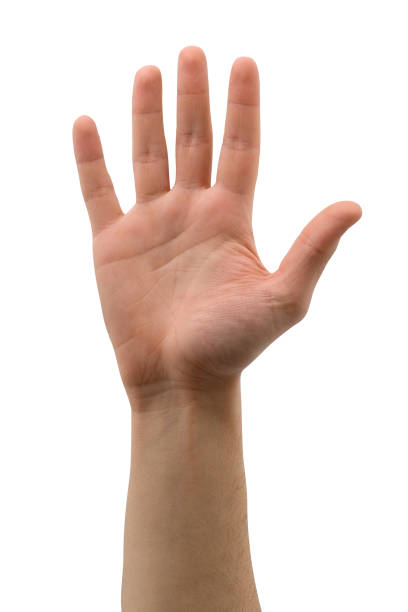
#> input picture data/inputs/mano-abierta.jpg, 408 x 612 px
$ python tecnicas_procesamiento.py   (older library calls are emulated)
#> lines starting #> are read from the running program, lines starting #| are printed output that depends on the picture; after the words box and inside, x2 and y2 are one past the last pixel; in counts of white or black regions, pixels touching at a corner belong together
"""
Técnicas Avanzadas de Procesamiento de Imágenes
Complementa el preprocesamiento básico con:
- Transformaciones geométricas
- Ajuste de contraste y brillo
- Filtros espaciales
- Segmentación avanzada
"""

import cv2
import numpy as np
import matplotlib.pyplot as plt
import os

# Configuración
IMAGENES = ['data/inputs/mano-abierta.jpg', 'data/inputs/mano-cerrada.jpg', 'data/inputs/mano-pulgar.png']
TARGET_SIZE = (800, 800)

def adjust_brightness_contrast(img, alpha=1.0, beta=0):
    """alpha: contraste (1.0-3.0), beta: brillo (0-100)"""
    return cv2.convertScaleAbs(img, alpha=alpha, beta=beta)

def adjust_gamma(img, gamma=1.0):
    """Corrección gamma"""
    inv_gamma = 1.0 / gamma
    table = np.array([((i / 255.0) ** inv_gamma) * 255 for i in np.arange(0, 256)]).astype("uint8")
    return cv2.LUT(img, table)

def transformaciones_geometricas(imagen_path):
    """Aplica transformaciones geométricas"""
#> called with imagen_path = 'data/inputs/mano-abierta.jpg'
    img_name = os.path.splitext(os.path.basename(imagen_path))[0]
    print(f"\n{'='*50}\nTransformaciones geométricas: {img_name}\n{'='*50}")

    img = cv2.imread(imagen_path)
#> img is the input picture: shape (612, 408, 3); mean B, G, R 206.8, 214.3, 230.4
    if img is None:
        print(f"Error: No se pudo leer {imagen_path}")
        return

    img_resized = cv2.resize(img, TARGET_SIZE, interpolation=cv2.INTER_AREA)
    height, width = img_resized.shape[:2]

    output_dir = f'data/procesadas/transformaciones/{img_name}'
    os.makedirs(output_dir, exist_ok=True)

    # 1. Rotación 45°
    center = (width // 2, height // 2)
    rotation_matrix = cv2.getRotationMatrix2D(center, 45, 1.0)
    img_rotated = cv2.warpAffine(img_resized, rotation_matrix, (width, height))
    cv2.imwrite(f"{output_dir}/rotacion_45.jpg", img_rotated)

    # 2. Escalado 1.5x
    img_scaled = cv2.resize(img_resized, None, fx=1.5, fy=1.5, interpolation=cv2.INTER_LINEAR)
    h, w = img_scaled.shape[:2]
    start_h, start_w = (h - height) // 2, (w - width) // 2
    img_scaled_crop = img_scaled[start_h:start_h+height, start_w:start_w+width]
    cv2.imwrite(f"{output_dir}/escalado_1.5x.jpg", img_scaled_crop)

    # 3. Traslación
    translation_matrix = np.float32([[1, 0, 100], [0, 1, 50]])
    img_translated = cv2.warpAffine(img_resized, translation_matrix, (width, height))
    cv2.imwrite(f"{output_dir}/traslacion.jpg", img_translated)

    # 4. Transformación afín
    pts1 = np.float32([[50, 50], [width-50, 50], [50, height-50]])
    pts2 = np.float32([[100, 100], [width-100, 80], [80, height-100]])
    affine_matrix = cv2.getAffineTransform(pts1, pts2)
    img_affine = cv2.warpAffine(img_resized, affine_matrix, (width, height))
    cv2.imwrite(f"{output_dir}/afin.jpg", img_affine)

    # 5. Reflexión horizontal
    img_flip = cv2.flip(img_resized, 1)
    cv2.imwrite(f"{output_dir}/reflexion_horizontal.jpg", img_flip)

    # Visualización
    fig, axes = plt.subplots(2, 3, figsize=(15, 10))
    axes[0, 0].imshow(cv2.cvtColor(img_resized, cv2.COLOR_BGR2RGB))
    axes[0, 0].set_title('Original')
    axes[0, 0].axis('off')

    axes[0, 1].imshow(cv2.cvtColor(img_rotated, cv2.COLOR_BGR2RGB))
    axes[0, 1].set_title('Rotación 45°')
    axes[0, 1].axis('off')

    axes[0, 2].imshow(cv2.cvtColor(img_scaled_crop, cv2.COLOR_BGR2RGB))
    axes[0, 2].set_title('Escalado 1.5x')
    axes[0, 2].axis('off')

    axes[1, 0].imshow(cv2.cvtColor(img_translated, cv2.COLOR_BGR2RGB))
    axes[1, 0].set_title('Traslación')
    axes[1, 0].axis('off')

    axes[1, 1].imshow(cv2.cvtColor(img_affine, cv2.COLOR_BGR2RGB))
    axes[1, 1].set_title('Transformación Afín')
    axes[1, 1].axis('off')

    axes[1, 2].imshow(cv2.cvtColor(img_flip, cv2.COLOR_BGR2RGB))
    axes[1, 2].set_title('Reflexión Horizontal')
    axes[1, 2].axis('off')

    plt.tight_layout()
    plt.savefig(f"{output_dir}/comparacion.jpg", dpi=150, bbox_inches='tight')
    plt.show()

    print(f"✓ Guardado en: {output_dir}/")

def ajuste_contraste_brillo(imagen_path):
    """Ajusta contraste y brillo"""
#> called with imagen_path = 'data/inputs/mano-abierta.jpg'
    img_name = os.path.splitext(os.path.basename(imagen_path))[0]
    print(f"\n{'='*50}\nAjuste contraste/brillo: {img_name}\n{'='*50}")

    img = cv2.imread(imagen_path)
    if img is None:
        print(f"Error: No se pudo leer {imagen_path}")
        return

    img_resized = cv2.resize(img, TARGET_SIZE, interpolation=cv2.INTER_AREA)
    gray = cv2.cvtColor(img_resized, cv2.COLOR_BGR2GRAY)

    output_dir = f'data/procesadas/contraste_brillo/{img_name}'
    os.makedirs(output_dir, exist_ok=True)

    # 1. Ajuste lineal - brillo
    img_bright = adjust_brightness_contrast(img_resized, alpha=1.0, beta=50)
    cv2.imwrite(f"{output_dir}/brillo_aumentado.jpg", img_bright)

    # 2. Ajuste lineal - contraste
    img_contrast = adjust_brightness_contrast(img_resized, alpha=1.5, beta=0)
    cv2.imwrite(f"{output_dir}/contraste_aumentado.jpg", img_contrast)

    # 3. Ecualización de histograma
    img_eq = cv2.equalizeHist(gray)
    cv2.imwrite(f"{output_dir}/ecualizacion_histograma.jpg", img_eq)

    # 4. CLAHE
    clahe = cv2.createCLAHE(clipLimit=2.0, tileGridSize=(8, 8))
    img_clahe = clahe.apply(gray)
    cv2.imwrite(f"{output_dir}/clahe.jpg", img_clahe)

    # 5. Corrección gamma
    img_gamma_bright = adjust_gamma(gray, gamma=0.5)
    img_gamma_dark = adjust_gamma(gray, gamma=2.0)
    cv2.imwrite(f"{output_dir}/gamma_0.5.jpg", img_gamma_bright)
    cv2.imwrite(f"{output_dir}/gamma_2.0.jpg", img_gamma_dark)

    # Visualización
    fig, axes = plt.subplots(3, 3, figsize=(15, 15))

    axes[0, 0].imshow(cv2.cvtColor(img_resized, cv2.COLOR_BGR2RGB))
    axes[0, 0].set_title('Original')
    axes[0, 0].axis('off')

    axes[0, 1].imshow(cv2.cvtColor(img_bright, cv2.COLOR_BGR2RGB))
    axes[0, 1].set_title('Brillo +50')
    axes[0, 1].axis('off')

    axes[0, 2].imshow(cv2.cvtColor(img_contrast, cv2.COLOR_BGR2RGB))
    axes[0, 2].set_title('Contraste x1.5')
    axes[0, 2].axis('off')

    axes[1, 0].imshow(gray, cmap='gray')
    axes[1, 0].set_title('Escala de grises')
    axes[1, 0].axis('off')

    axes[1, 1].imshow(img_eq, cmap='gray')
    axes[1, 1].set_title('Ecualización Histograma')
    axes[1, 1].axis('off')

    axes[1, 2].imshow(img_clahe, cmap='gray')
    axes[1, 2].set_title('CLAHE')
    axes[1, 2].axis('off')

    axes[2, 0].imshow(img_gamma_bright, cmap='gray')
    axes[2, 0].set_title('Gamma 0.5')
    axes[2, 0].axis('off')

    axes[2, 1].imshow(img_gamma_dark, cmap='gray')
    axes[2, 1].set_title('Gamma 2.0')
    axes[2, 1].axis('off')

    axes[2, 2].hist(gray.ravel(), 256, [0, 256], color='blue', alpha=0.5, label='Original')
    axes[2, 2].hist(img_eq.ravel(), 256, [0, 256], color='red', alpha=0.5, label='Ecualizado')
    axes[2, 2].set_title('Histogramas')
    axes[2, 2].legend()
    axes[2, 2].set_xlim([0, 256])

    plt.tight_layout()
    plt.savefig(f"{output_dir}/comparacion.jpg", dpi=150, bbox_inches='tight')
    plt.show()

    print(f"✓ Guardado en: {output_dir}/")

def filtros_espaciales(imagen_path):
    """Aplica filtros espaciales"""
#> called with imagen_path = 'data/inputs/mano-abierta.jpg'
    img_name = os.path.splitext(os.path.basename(imagen_path))[0]
    print(f"\n{'='*50}\nFiltros espaciales: {img_name}\n{'='*50}")

    img = cv2.imread(imagen_path)
    if img is None:
        print(f"Error: No se pudo leer {imagen_path}")
        return

    img_resized = cv2.resize(img, TARGET_SIZE, interpolation=cv2.INTER_AREA)
    gray = cv2.cvtColor(img_resized, cv2.COLOR_BGR2GRAY)

    output_dir = f'data/procesadas/filtros_espaciales/{img_name}'
    os.makedirs(output_dir, exist_ok=True)

    # 1. Filtro Gaussiano
    img_gaussian = cv2.GaussianBlur(img_resized, (15, 15), 0)
    cv2.imwrite(f"{output_dir}/gaussiano.jpg", img_gaussian)

    # 2. Filtro de Mediana
    img_median = cv2.medianBlur(img_resized, 9)
    cv2.imwrite(f"{output_dir}/mediana.jpg", img_median)

    # 3. Filtro Bilateral
    img_bilateral = cv2.bilateralFilter(img_resized, 9, 75, 75)
    cv2.imwrite(f"{output_dir}/bilateral.jpg", img_bilateral)

    # 4. Filtro de Nitidez
    kernel_sharpen = np.array([[-1, -1, -1], [-1, 9, -1], [-1, -1, -1]])
    img_sharpen = cv2.filter2D(img_resized, -1, kernel_sharpen)
    cv2.imwrite(f"{output_dir}/nitidez.jpg", img_sharpen)

    # 5. Filtro Laplaciano
    img_laplacian = cv2.Laplacian(gray, cv2.CV_64F)
    img_laplacian = cv2.convertScaleAbs(img_laplacian)
    cv2.imwrite(f"{output_dir}/laplaciano.jpg", img_laplacian)

    # 6. Filtro de Promedio
    img_average = cv2.blur(img_resized, (15, 15))
    cv2.imwrite(f"{output_dir}/promedio.jpg", img_average)

    # 7. Filtro Sobel
    sobelx = cv2.Sobel(gray, cv2.CV_64F, 1, 0, ksize=5)
    sobely = cv2.Sobel(gray, cv2.CV_64F, 0, 1, ksize=5)
    img_sobel = cv2.magnitude(sobelx, sobely)
    img_sobel = cv2.convertScaleAbs(img_sobel)
    cv2.imwrite(f"{output_dir}/sobel.jpg", img_sobel)

    # 8. Unsharp Masking
    gaussian = cv2.GaussianBlur(img_resized, (9, 9), 10.0)
    img_unsharp = cv2.addWeighted(img_resized, 1.5, gaussian, -0.5, 0)
    cv2.imwrite(f"{output_dir}/unsharp_mask.jpg", img_unsharp)

    # Visualización
    fig, axes = plt.subplots(3, 3, figsize=(15, 15))

    axes[0, 0].imshow(cv2.cvtColor(img_resized, cv2.COLOR_BGR2RGB))
    axes[0, 0].set_title('Original')
    axes[0, 0].axis('off')

    axes[0, 1].imshow(cv2.cvtColor(img_gaussian, cv2.COLOR_BGR2RGB))
    axes[0, 1].set_title('Gaussiano')
    axes[0, 1].axis('off')

    axes[0, 2].imshow(cv2.cvtColor(img_median, cv2.COLOR_BGR2RGB))
    axes[0, 2].set_title('Mediana')
    axes[0, 2].axis('off')

    axes[1, 0].imshow(cv2.cvtColor(img_bilateral, cv2.COLOR_BGR2RGB))
    axes[1, 0].set_title('Bilateral')
    axes[1, 0].axis('off')

    axes[1, 1].imshow(cv2.cvtColor(img_sharpen, cv2.COLOR_BGR2RGB))
    axes[1, 1].set_title('Nitidez')
    axes[1, 1].axis('off')

    axes[1, 2].imshow(img_laplacian, cmap='gray')
    axes[1, 2].set_title('Laplaciano')
    axes[1, 2].axis('off')

    axes[2, 0].imshow(cv2.cvtColor(img_average, cv2.COLOR_BGR2RGB))
    axes[2, 0].set_title('Promedio')
    axes[2, 0].axis('off')

    axes[2, 1].imshow(img_sobel, cmap='gray')
    axes[2, 1].set_title('Sobel')
    axes[2, 1].axis('off')

    axes[2, 2].imshow(cv2.cvtColor(img_unsharp, cv2.COLOR_BGR2RGB))
    axes[2, 2].set_title('Unsharp Masking')
    axes[2, 2].axis('off')

    plt.tight_layout()
    plt.savefig(f"{output_dir}/comparacion.jpg", dpi=150, bbox_inches='tight')
    plt.show()

    print(f"✓ Guardado en: {output_dir}/")

def segmentacion_imagenes(imagen_path):
    """Segmentación de imágenes"""
#> called with imagen_path = 'data/inputs/mano-abierta.jpg'
    img_name = os.path.splitext(os.path.basename(imagen_path))[0]
    print(f"\n{'='*50}\nSegmentación: {img_name}\n{'='*50}")

    img = cv2.imread(imagen_path)
    if img is None:
        print(f"Error: No se pudo leer {imagen_path}")
        return

    img_resized = cv2.resize(img, TARGET_SIZE, interpolation=cv2.INTER_AREA)
    gray = cv2.cvtColor(img_resized, cv2.COLOR_BGR2GRAY)

    output_dir = f'data/procesadas/segmentacion/{img_name}'
    os.makedirs(output_dir, exist_ok=True)

    # 1. Umbralización simple
    _, thresh_simple = cv2.threshold(gray, 127, 255, cv2.THRESH_BINARY)
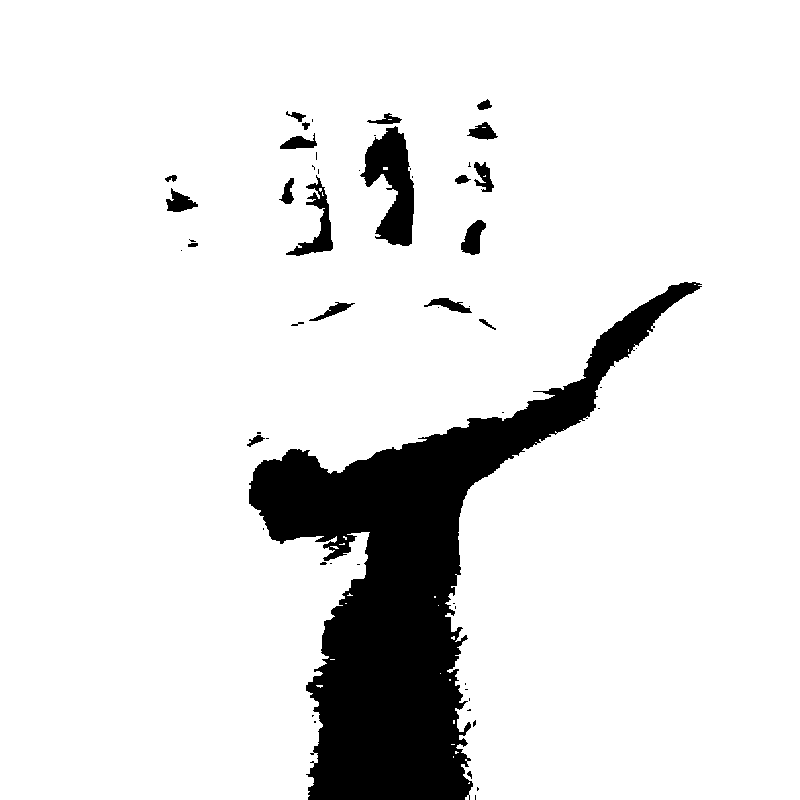
#> thresh_simple: shape (800, 800); 89.1% white; 56 black regions (34 under 20 px), largest, box (x1, y1, x2, y2) and area: (249, 282, 702, 800) 61785, (360, 126, 414, 246) 3583, (286, 175, 333, 256) 1093
    cv2.imwrite(f"{output_dir}/umbral_simple.jpg", thresh_simple)

    # 2. Umbralización Otsu
    _, thresh_otsu = cv2.threshold(gray, 0, 255, cv2.THRESH_BINARY + cv2.THRESH_OTSU)
    cv2.imwrite(f"{output_dir}/umbral_otsu.jpg", thresh_otsu)

    # 3. Umbralización adaptativa
    thresh_adaptive = cv2.adaptiveThreshold(gray, 255, cv2.ADAPTIVE_THRESH_GAUSSIAN_C,
                                           cv2.THRESH_BINARY, 11, 2)
    cv2.imwrite(f"{output_dir}/umbral_adaptativo.jpg", thresh_adaptive)

    # 4. Watershed
    blur = cv2.medianBlur(gray, 5)
    _, thresh_ws = cv2.threshold(blur, 0, 255, cv2.THRESH_BINARY_INV + cv2.THRESH_OTSU)
    kernel = np.ones((3, 3), np.uint8)
    opening = cv2.morphologyEx(thresh_ws, cv2.MORPH_OPEN, kernel, iterations=2)
    sure_bg = cv2.dilate(opening, kernel, iterations=3)
    dist_transform = cv2.distanceTransform(opening, cv2.DIST_L2, 5)
    _, sure_fg = cv2.threshold(dist_transform, 0.5 * dist_transform.max(), 255, 0)
    sure_fg = np.uint8(sure_fg)
    unknown = cv2.subtract(sure_bg, sure_fg)
    _, markers = cv2.connectedComponents(sure_fg)
    markers = markers + 1
    markers[unknown == 255] = 0
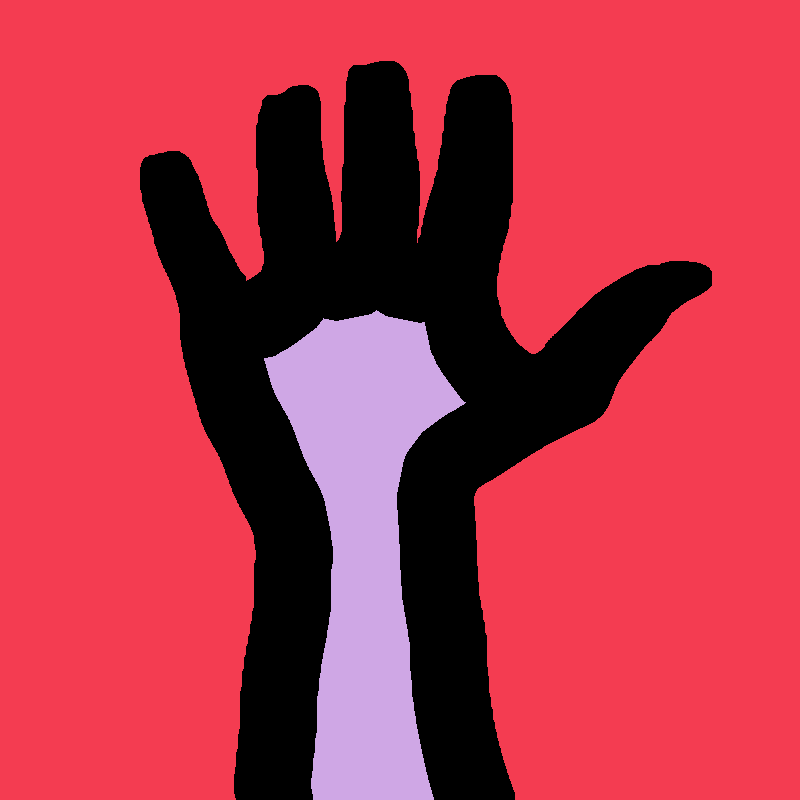
#> markers: shape (800, 800) int32; 3 distinct labels, from 0 to 2; one colour per label, 0 black
    img_watershed = img_resized.copy()
    markers = cv2.watershed(img_watershed, markers)
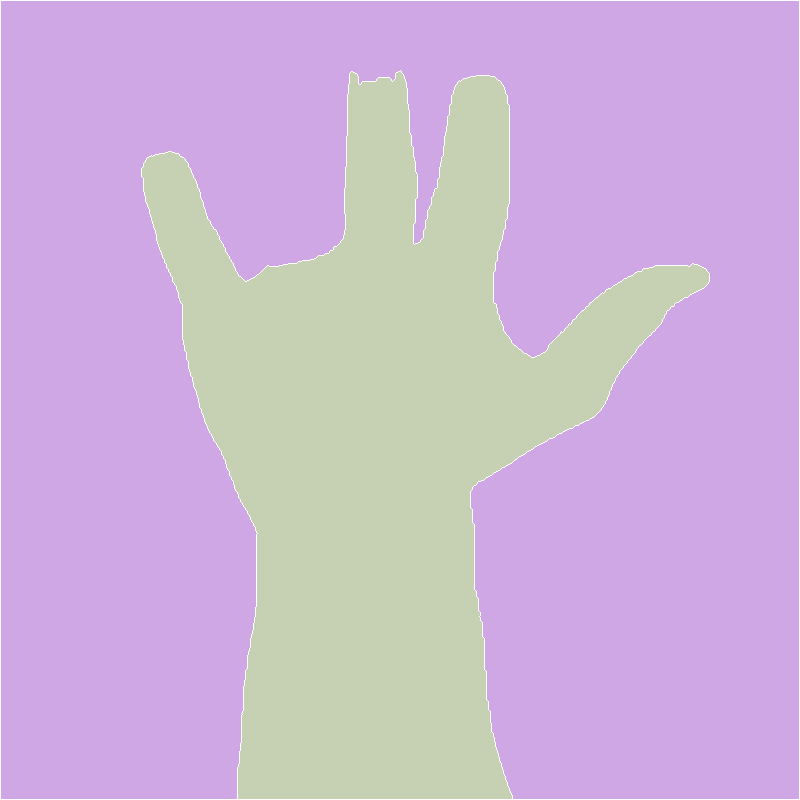
#> markers: shape (800, 800) int32; 3 distinct labels, from -1 to 2; one colour per label, 0 black, -1 white
    img_watershed[markers == -1] = [0, 0, 255]
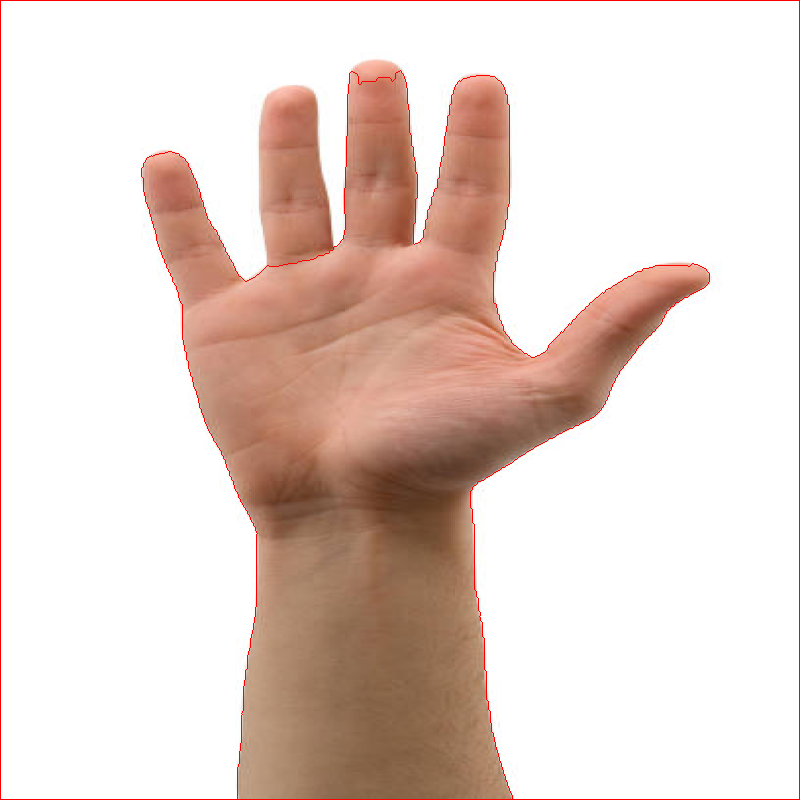
#> img_watershed: shape (800, 800, 3); mean B, G, R 204.8, 212.3, 230.5
    cv2.imwrite(f"{output_dir}/watershed.jpg", img_watershed)

    # 5. K-means (K=3)
    pixel_values = img_resized.reshape((-1, 3))
    pixel_values = np.float32(pixel_values)
    criteria = (cv2.TERM_CRITERIA_EPS + cv2.TERM_CRITERIA_MAX_ITER, 100, 0.2)
    _, labels, centers = cv2.kmeans(pixel_values, 3, None, criteria, 10, cv2.KMEANS_RANDOM_CENTERS)
#> centers = [[79.23, 104.3, 149.5], [255.3, 255.5, 255.6], [124.8, 147, 202.1]]
    centers = np.uint8(centers)
#> centers = [[79, 104, 149], [255, 255, 255], [124, 147, 202]]
    segmented_img = centers[labels.flatten()].reshape(img_resized.shape)
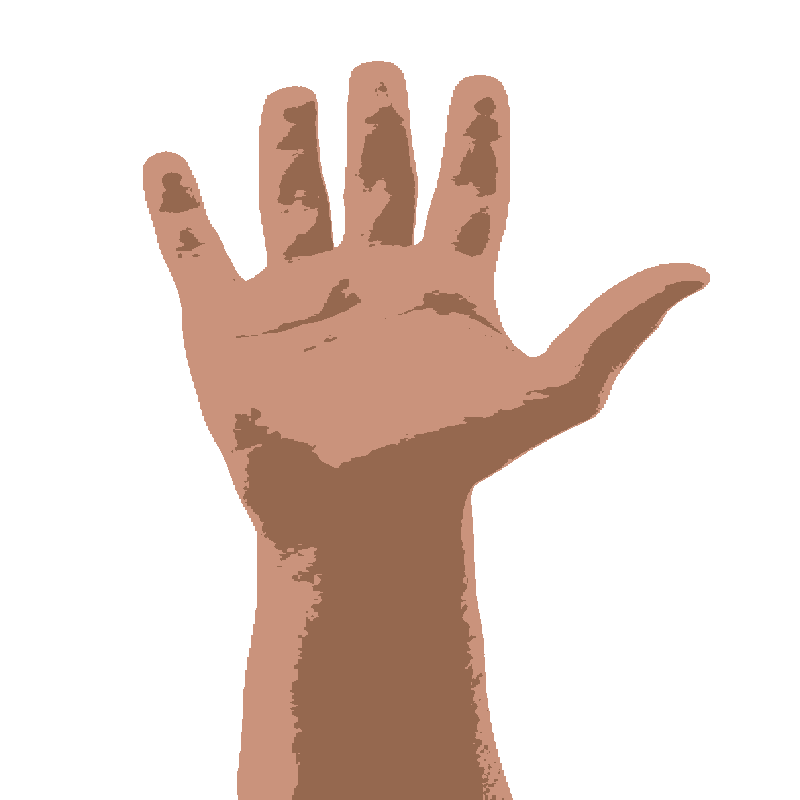
#> segmented_img: shape (800, 800, 3); mean B, G, R 206.9, 214.5, 230.4
    cv2.imwrite(f"{output_dir}/kmeans_k3.jpg", segmented_img)

    # 6. K-means (K=5)
    _, labels5, centers5 = cv2.kmeans(pixel_values, 5, None, criteria, 10, cv2.KMEANS_RANDOM_CENTERS)
#> centers5 = [[53.13, 75.14, 115.9], [109.8, 133.7, 188.9], [255.4, 255.5, 255.6], [81.73, 107.6, 151.8], [142.3, 162.4, 216.9]]
    centers5 = np.uint8(centers5)
#> centers5 = [[53, 75, 115], [109, 133, 188], [255, 255, 255], [81, 107, 151], [142, 162, 216]]
    segmented_img5 = centers5[labels5.flatten()].reshape(img_resized.shape)
    cv2.imwrite(f"{output_dir}/kmeans_k5.jpg", segmented_img5)

    # 7. GrabCut
    mask_grabcut = np.zeros(img_resized.shape[:2], np.uint8)
    bgd_model = np.zeros((1, 65), np.float64)
    fgd_model = np.zeros((1, 65), np.float64)
    height, width = img_resized.shape[:2]
    rect = (int(width*0.1), int(height*0.1), int(width*0.8), int(height*0.8))
    cv2.grabCut(img_resized, mask_grabcut, rect, bgd_model, fgd_model, 5, cv2.GC_INIT_WITH_RECT)
    mask2 = np.where((mask_grabcut == 2) | (mask_grabcut == 0), 0, 1).astype('uint8')
    img_grabcut = img_resized * mask2[:, :, np.newaxis]
    cv2.imwrite(f"{output_dir}/grabcut.jpg", img_grabcut)

    # Visualización
    fig, axes = plt.subplots(3, 3, figsize=(15, 15))

    axes[0, 0].imshow(cv2.cvtColor(img_resized, cv2.COLOR_BGR2RGB))
    axes[0, 0].set_title('Original')
    axes[0, 0].axis('off')

    axes[0, 1].imshow(thresh_simple, cmap='gray')
    axes[0, 1].set_title('Umbral Simple')
    axes[0, 1].axis('off')

    axes[0, 2].imshow(thresh_otsu, cmap='gray')
    axes[0, 2].set_title('Umbral Otsu')
    axes[0, 2].axis('off')

    axes[1, 0].imshow(thresh_adaptive, cmap='gray')
    axes[1, 0].set_title('Umbral Adaptativo')
    axes[1, 0].axis('off')

    axes[1, 1].imshow(cv2.cvtColor(img_watershed, cv2.COLOR_BGR2RGB))
    axes[1, 1].set_title('Watershed')
    axes[1, 1].axis('off')

    axes[1, 2].imshow(cv2.cvtColor(segmented_img, cv2.COLOR_BGR2RGB))
    axes[1, 2].set_title('K-means (K=3)')
    axes[1, 2].axis('off')

    axes[2, 0].imshow(cv2.cvtColor(segmented_img5, cv2.COLOR_BGR2RGB))
    axes[2, 0].set_title('K-means (K=5)')
    axes[2, 0].axis('off')

    axes[2, 1].imshow(cv2.cvtColor(img_grabcut, cv2.COLOR_BGR2RGB))
    axes[2, 1].set_title('GrabCut')
    axes[2, 1].axis('off')

    axes[2, 2].imshow(dist_transform, cmap='hot')
    axes[2, 2].set_title('Transformada Distancia')
    axes[2, 2].axis('off')

    plt.tight_layout()
    plt.savefig(f"{output_dir}/comparacion.jpg", dpi=150, bbox_inches='tight')
    plt.show()

    print(f"✓ Guardado en: {output_dir}/")

if __name__ == "__main__":
    print("="*60)
    print("TÉCNICAS AVANZADAS DE PROCESAMIENTO DE IMÁGENES")
    print("="*60)

    for imagen in IMAGENES:
        transformaciones_geometricas(imagen)
        ajuste_contraste_brillo(imagen)
        filtros_espaciales(imagen)
#> (the run stopped early here; a loop or call above may not have finished)
